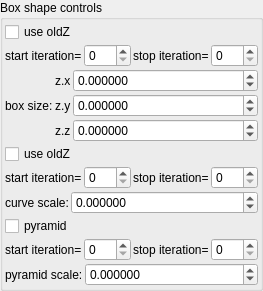
    <widget class="QGroupBox" name="groupBox_7">
     <property name="title">
      <string>Box shape controls</string>
     </property>
     <layout class="QVBoxLayout" name="verticalLayout_9" stretch="0,0,0,0,0,0,0,0,0">
      <property name="spacing">
       <number>2</number>
      </property>
      <property name="leftMargin">
       <number>2</number>
      </property>
      <property name="topMargin">
       <number>2</number>
      </property>
      <property name="rightMargin">
       <number>2</number>
      </property>
      <property name="bottomMargin">
       <number>2</number>
      </property>
      <item>
       <widget class="MyCheckBox" name="checkBox_transf_function_enabledY_false">
        <property name="text">
         <string>use oldZ</string>
        </property>
       </widget>
      </item>
      <item>
       <layout class="QHBoxLayout" name="horizontalLayout_6" stretch="0,1,0,1">
        <property name="topMargin">
         <number>0</number>
        </property>
        <item>
         <widget class="QLabel" name="label_79">
          <property name="text">
           <string>start iteration=</string>
          </property>
          <property name="wordWrap">
           <bool>true</bool>
          </property>
         </widget>
        </item>
        <item>
         <widget class="MySpinBox" name="spinboxInt_transf_start_iterations">
          <property name="sizePolicy">
           <sizepolicy hsizetype="Minimum" vsizetype="Maximum">
            <horstretch>0</horstretch>
            <verstretch>0</verstretch>
           </sizepolicy>
          </property>
          <property name="minimum">
           <number>0</number>
          </property>
          <property name="maximum">
           <number>999</number>
          </property>
          <property name="value">
           <number>0</number>
          </property>
         </widget>
        </item>
        <item>
         <widget class="QLabel" name="label_64">
          <property name="text">
           <string>stop iteration=</string>
          </property>
          <property name="wordWrap">
           <bool>true</bool>
          </property>
         </widget>
        </item>
        <item>
         <widget class="MySpinBox" name="spinboxInt_transf_stop_iterations">
          <property name="sizePolicy">
           <sizepolicy hsizetype="Preferred" vsizetype="Maximum">
            <horstretch>0</horstretch>
            <verstretch>0</verstretch>
           </sizepolicy>
          </property>
          <property name="maximum">
           <number>999</number>
          </property>
         </widget>
        </item>
       </layout>
      </item>
      <item>
       <layout class="QGridLayout" name="gridLayout" columnstretch="0,0,1">
        <property name="spacing">
         <number>2</number>
        </property>
        <item row="3" column="2">
         <widget class="MyDoubleSpinBox" name="spinbox3_transf_addition_constant_111_x">
          <property name="sizePolicy">
           <sizepolicy hsizetype="Minimum" vsizetype="Maximum">
            <horstretch>0</horstretch>
            <verstretch>0</verstretch>
           </sizepolicy>
          </property>
          <property name="prefix">
           <string/>
          </property>
          <property name="suffix">
           <string/>
          </property>
          <property name="decimals">
           <number>6</number>
          </property>
          <property name="minimum">
           <double>-99.989999999999995</double>
          </property>
          <property name="maximum">
           <double>99.989999999999995</double>
          </property>
          <property name="singleStep">
           <double>0.100000000000000</double>
          </property>
         </widget>
        </item>
        <item row="5" column="1">
         <widget class="QLabel" name="label_122">
          <property name="text">
           <string notr="true">z.z</string>
          </property>
         </widget>
        </item>
        <item row="4" column="2">
         <widget class="MyDoubleSpinBox" name="spinbox3_transf_addition_constant_111_y">
          <property name="sizePolicy">
           <sizepolicy hsizetype="Minimum" vsizetype="Maximum">
            <horstretch>0</horstretch>
            <verstretch>0</verstretch>
           </sizepolicy>
          </property>
          <property name="prefix">
           <string/>
          </property>
          <property name="suffix">
           <string/>
          </property>
          <property name="decimals">
           <number>6</number>
          </property>
          <property name="minimum">
           <double>-99.989999999999995</double>
          </property>
          <property name="maximum">
           <double>99.989999999999995</double>
          </property>
          <property name="singleStep">
           <double>0.100000000000000</double>
          </property>
         </widget>
        </item>
        <item row="3" column="0" rowspan="3">
         <widget class="QLabel" name="label_108">
          <property name="text">
           <string>box size:</string>
          </property>
         </widget>
        </item>
        <item row="5" column="2">
         <widget class="MyDoubleSpinBox" name="spinbox3_transf_addition_constant_111_z">
          <property name="sizePolicy">
           <sizepolicy hsizetype="Minimum" vsizetype="Maximum">
            <horstretch>0</horstretch>
            <verstretch>0</verstretch>
           </sizepolicy>
          </property>
          <property name="prefix">
           <string/>
          </property>
          <property name="suffix">
           <string/>
          </property>
          <property name="decimals">
           <number>6</number>
          </property>
          <property name="minimum">
           <double>-99.989999999999995</double>
          </property>
          <property name="maximum">
           <double>99.989999999999995</double>
          </property>
          <property name="singleStep">
           <double>0.100000000000000</double>
          </property>
         </widget>
        </item>
        <item row="4" column="1">
         <widget class="QLabel" name="label_124">
          <property name="text">
           <string notr="true">z.y</string>
          </property>
         </widget>
        </item>
        <item row="3" column="1">
         <widget class="QLabel" name="label_121">
          <property name="text">
           <string notr="true">z.x</string>
          </property>
         </widget>
        </item>
       </layout>
      </item>
      <item>
       <widget class="MyCheckBox" name="checkBox_transf_function_enabledT_false">
        <property name="text">
         <string>use oldZ</string>
        </property>
       </widget>
      </item>
      <item>
       <layout class="QHBoxLayout" name="horizontalLayout_7" stretch="0,1,0,1">
        <property name="topMargin">
         <number>0</number>
        </property>
        <item>
         <widget class="QLabel" name="label_80">
          <property name="text">
           <string>start iteration=</string>
          </property>
          <property name="wordWrap">
           <bool>true</bool>
          </property>
         </widget>
        </item>
        <item>
         <widget class="MySpinBox" name="spinboxInt_transf_start_iterations_T">
          <property name="sizePolicy">
           <sizepolicy hsizetype="Minimum" vsizetype="Maximum">
            <horstretch>0</horstretch>
            <verstretch>0</verstretch>
           </sizepolicy>
          </property>
          <property name="minimum">
           <number>0</number>
          </property>
          <property name="maximum">
           <number>999</number>
          </property>
          <property name="value">
           <number>0</number>
          </property>
         </widget>
        </item>
        <item>
         <widget class="QLabel" name="label_65">
          <property name="text">
           <string>stop iteration=</string>
          </property>
          <property name="wordWrap">
           <bool>true</bool>
          </property>
         </widget>
        </item>
        <item>
         <widget class="MySpinBox" name="spinboxInt_transf_stop_iterations_T">
          <property name="sizePolicy">
           <sizepolicy hsizetype="Preferred" vsizetype="Maximum">
            <horstretch>0</horstretch>
            <verstretch>0</verstretch>
           </sizepolicy>
          </property>
          <property name="maximum">
           <number>999</number>
          </property>
         </widget>
        </item>
       </layout>
      </item>
      <item>
       <layout class="QHBoxLayout" name="horizontalLayout_8" stretch="0,1">
        <property name="topMargin">
         <number>0</number>
        </property>
        <item>
         <widget class="QLabel" name="label_15">
          <property name="text">
           <string>curve scale:</string>
          </property>
         </widget>
        </item>
        <item>
         <widget class="MyDoubleSpinBox" name="spinbox_transf_scale_0">
          <property name="sizePolicy">
           <sizepolicy hsizetype="Minimum" vsizetype="Maximum">
            <horstretch>0</horstretch>
            <verstretch>0</verstretch>
           </sizepolicy>
          </property>
          <property name="prefix">
           <string/>
          </property>
          <property name="suffix">
           <string/>
          </property>
          <property name="decimals">
           <number>6</number>
          </property>
          <property name="minimum">
           <double>-100000.000000000000000</double>
          </property>
          <property name="maximum">
           <double>100000.000000000000000</double>
          </property>
          <property name="singleStep">
           <double>0.100000000000000</double>
          </property>
         </widget>
        </item>
       </layout>
      </item>
      <item>
       <widget class="MyCheckBox" name="checkBox_transf_function_enabledM_false">
        <property name="text">
         <string>pyramid</string>
        </property>
       </widget>
      </item>
      <item>
       <layout class="QHBoxLayout" name="horizontalLayout_9" stretch="0,1,0,1">
        <property name="topMargin">
         <number>0</number>
        </property>
        <item>
         <widget class="QLabel" name="label_81">
          <property name="text">
           <string>start iteration=</string>
          </property>
          <property name="wordWrap">
           <bool>true</bool>
          </property>
         </widget>
        </item>
        <item>
         <widget class="MySpinBox" name="spinboxInt_transf_start_iterations_M">
          <property name="sizePolicy">
           <sizepolicy hsizetype="Minimum" vsizetype="Maximum">
            <horstretch>0</horstretch>
            <verstretch>0</verstretch>
           </sizepolicy>
          </property>
          <property name="minimum">
           <number>0</number>
          </property>
          <property name="maximum">
           <number>999</number>
          </property>
          <property name="value">
           <number>0</number>
          </property>
         </widget>
        </item>
        <item>
         <widget class="QLabel" name="label_67">
          <property name="text">
           <string>stop iteration=</string>
          </property>
          <property name="wordWrap">
           <bool>true</bool>
          </property>
         </widget>
        </item>
        <item>
         <widget class="MySpinBox" name="spinboxInt_transf_stop_iterations_M">
          <property name="sizePolicy">
           <sizepolicy hsizetype="Preferred" vsizetype="Maximum">
            <horstretch>0</horstretch>
            <verstretch>0</verstretch>
           </sizepolicy>
          </property>
          <property name="maximum">
           <number>999</number>
          </property>
         </widget>
        </item>
       </layout>
      </item>
      <item>
       <layout class="QHBoxLayout" name="horizontalLayout_10" stretch="0,1">
        <property name="topMargin">
         <number>0</number>
        </property>
        <item>
         <widget class="QLabel" name="label_16">
          <property name="text">
           <string>pyramid scale:</string>
          </property>
         </widget>
        </item>
        <item>
         <widget class="MyDoubleSpinBox" name="spinbox_transf_scaleA_0">
          <property name="sizePolicy">
           <sizepolicy hsizetype="Minimum" vsizetype="Maximum">
            <horstretch>0</horstretch>
            <verstretch>0</verstretch>
           </sizepolicy>
          </property>
          <property name="prefix">
           <string/>
          </property>
          <property name="suffix">
           <string/>
          </property>
          <property name="decimals">
           <number>6</number>
          </property>
          <property name="minimum">
           <double>-100000.000000000000000</double>
          </property>
          <property name="maximum">
           <double>100000.000000000000000</double>
          </property>
          <property name="singleStep">
           <double>0.100000000000000</double>
          </property>
         </widget>
        </item>
       </layout>
      </item>
     </layout>
    </widget>
